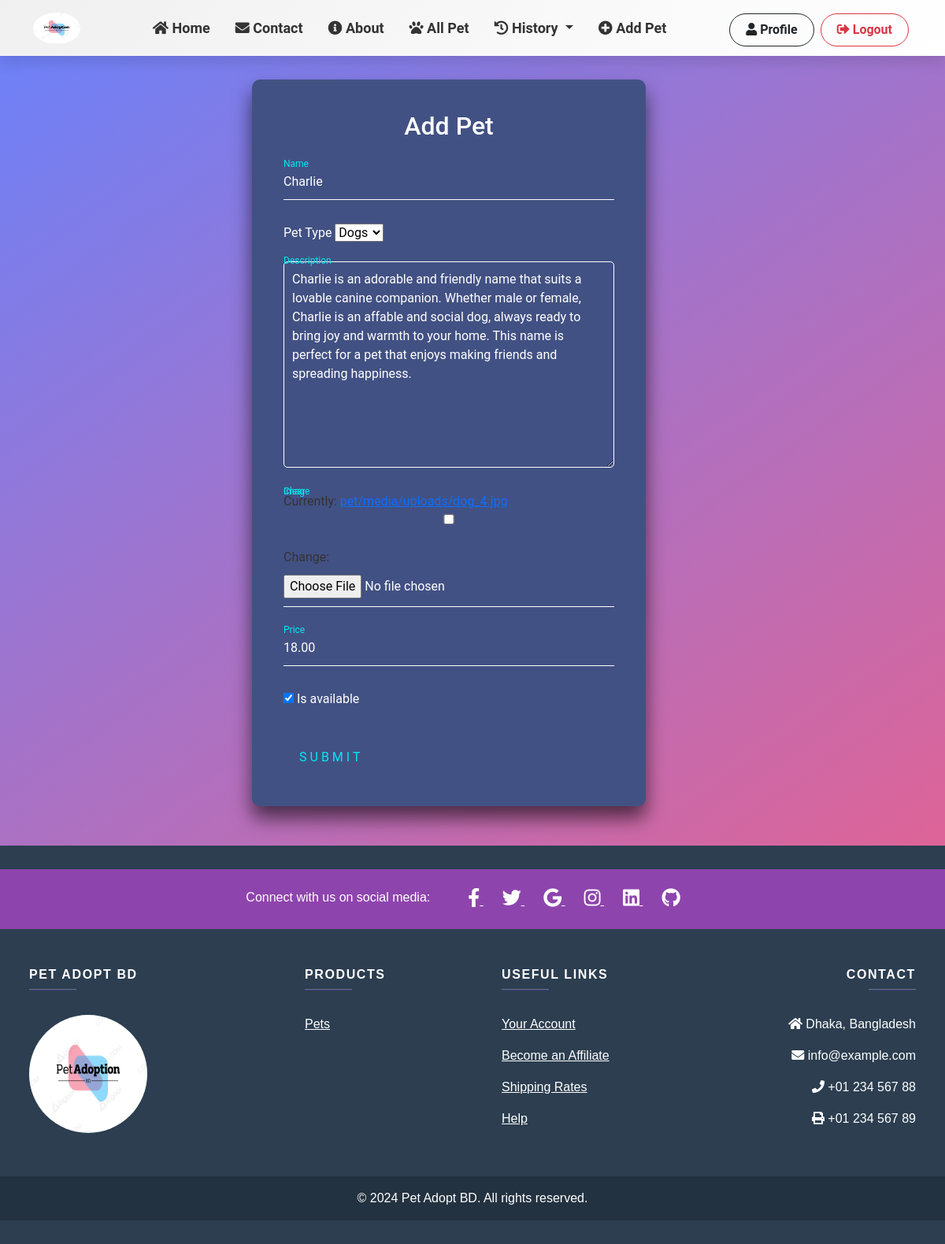
Page /pet_edit/2/ (signed in) on the committed database.
### pet/models.py (models this page shows, shortened)
class pets(models.Model):
    user = models.ForeignKey(User, on_delete=models.CASCADE)
    name = models.CharField( max_length=50)
    pet_type = models.ForeignKey(pet_category, on_delete=models.CASCADE)
    discription = models.TextField()
    image = models.FileField(upload_to='pet/media/uploads', blank = True, null = True)
    is_available = models.BooleanField(default=True)
    price = models.DecimalField(max_digits=7, decimal_places=2)

### pet/views.py (the view)
# urls.py: path('pet_edit/<int:id>/', views.pet_edit, name='pet_edit'),
@login_required
def pet_edit(request, id):
    posts = models.pets.objects.get(pk=id)
    p_edit_form = forms.Petform(instance=posts)
    if request.method == 'POST':
        p_edit_form = forms.Petform(request.POST,request.FILES, instance=posts)
        if p_edit_form.is_valid():
            p_edit_form.save()
            return redirect('home')
    return render(request, 'pet/add.html', {'form' : p_edit_form})

### pet/forms.py
class Petform(forms.ModelForm):
    class Meta:
        model = pets
        fields = ['name','pet_type','discription','image','is_available','price']

### pet/models.py (called while the page is built)
    def __str__(self):
        return self.name

### pet/templates/pet/add.html (shortened to what this page needs)
{% extends 'base.html' %}
{%  load crispy_forms_tags %}
{% load static %}
{% block css %}
<link rel="stylesheet" href="{% static 'css/add_pet.css' %}">
{% endblock  %}
{% block content %}
  <div class="add-box" style="background:#425183;margin-bottom:50px;">
    <h2>Add Pet</h2>
    <form method="post" enctype="multipart/form-data">
        <div class="user-box">
            {{ form.name }}
            <label for="{{ form.name.id_for_label }}">Name</label>
        </div>
        <div class="">
            <label for="{{ form.pet_type.id_for_label }}">Pet Type</label>
            {{ form.pet_type }}
        </div>
        <br>
        <div class="user-box">
            {{ form.discription }}
            <label for="{{ form.discription.id_for_label }}">Description</label>
        </div>
        <br>
        <div class="user-box">
            {{ form.image }}
            <label for="{{ form.image.id_for_label }}">Image</label>
        </div>
        <div class="user-box">
            {{ form.price }}
            <label for="{{ form.price.id_for_label }}">Price</label>
        </div>
        <div class="">
            {{ form.is_available }}
            <label class="form-check-label" for="{{ form.is_available.id_for_label }}">
                Is available
            </label>
        </div>
        <button type="submit">
            Submit
        </button>
    </form>
</div>
{% include "fotter.html" %}
{% endblock %}

### static/css/add_pet.css (style rules this page uses)
html { height: 100%; }
body { margin:0; padding:0; font-family: 'Roboto', sans-serif; background: linear-gradient(145deg, #6A82FB, #FC5C7D); color: #333; }
.add-box label { color: #fff; }
.add-box { position: relative; top: 50%; left: 45%; width: 500px; padding: 40px; margin: 30px; transform: translate(-50%, 0%); background: rgba(0,0,0,.5); box-sizing: border-box; box-shadow: 0 15px 25px rgba(0,0,0,.6); border-radius: 10px; }
.add-box .user-box textarea { width: 100%; padding: 10px; font-size: 16px; color: #fff; border: 1px solid white; border-radius: 5px; outline: none; background: transparent; transition: border-color 0.3s; }
.add-box .user-box label { position: absolute; top: 0; left: 0; padding: 10px 0; font-size: 16px; color: #fff; pointer-events: none; transition: .5s; }
.add-box .user-box textarea:focus ~ label, .add-box .user-box textarea:valid ~ label { top: -20px; left: 0; color: #03e9f4; font-size: 12px; }
.add-box h2 { margin: 0 0 30px; padding: 0; color: #fff; text-align: center; }
.add-box .user-box { position: relative; }
.add-box .user-box input { width: 100%; padding: 10px 0; font-size: 16px; color: #fff; margin-bottom: 30px; border: none; border-bottom: 1px solid #fff; outline: none; background: transparent; }
.add-box .user-box label { position: absolute; top:0; left: 0; padding: 10px 0; font-size: 16px; color: #fff; pointer-events: none; transition: .5s; }
.add-box .user-box input:focus ~ label, .add-box .user-box input:valid ~ label { top: -20px; left: 0; color: #03e9f4; font-size: 12px; }
.add-box button { position: relative; display: inline-block; padding: 10px 20px; color: #03e9f4; font-size: 16px; text-decoration: none; text-transform: uppercase; overflow: hidden; transition: .5s; margin-top: 40px; letter-spacing: 4px; background: none; border: none; cursor: pointer; }

### rows in the picture
pets: name "Charlie", pet_type "Dogs", discription "Charlie is an adorable and friendly name that suits a lovable canine companion. Whether male or female, Charlie is an affable and social dog, always ready to bring joy and warmth to your home. This name is perfect for a pet that enjoys making friends and spreading happiness.", price "18.00", is_available "☑"
